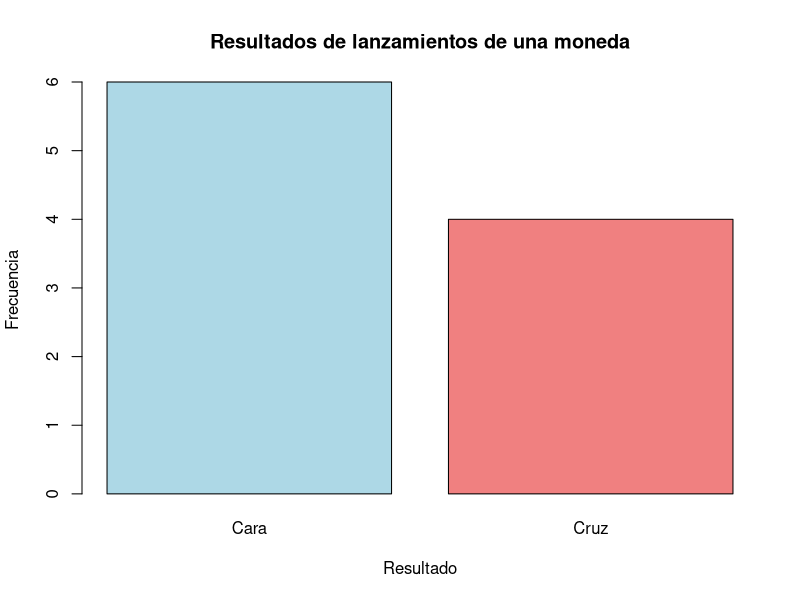

Write R code to recreate this figure.
# Simulación de 10 lanzamientos de una moneda equilibrada
set.seed(123)
moneda <- sample(c("Cara", "Cruz"), 10, replace = TRUE)

# Contar resultados
resultado <- table(moneda)

# Mostrar resultados
print("Resultados de lanzamientos de una moneda:")
print(resultado)

# Visualización
barplot(resultado, main = "Resultados de lanzamientos de una moneda",
        xlab = "Resultado", ylab = "Frecuencia", col = c("lightblue", "lightcoral"))
